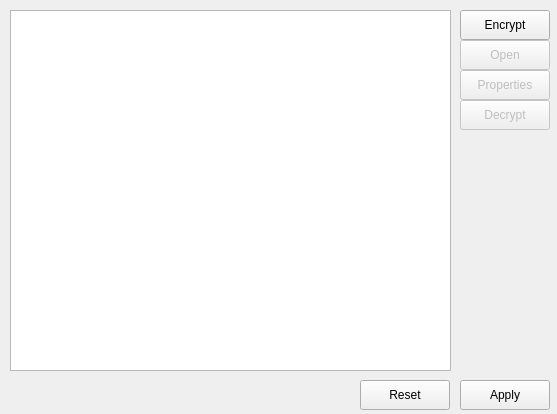
<ui version="4.0" >
 <class>WindowManager</class>
 <widget class="QMainWindow" name="WindowManager" >
  <property name="geometry" >
   <rect>
    <x>0</x>
    <y>0</y>
    <width>557</width>
    <height>414</height>
   </rect>
  </property>
  <property name="windowTitle" >
   <string>Manager</string>
  </property>
  <widget class="QWidget" name="widget" >
   <property name="geometry" >
    <rect>
     <x>0</x>
     <y>0</y>
     <width>557</width>
     <height>414</height>
    </rect>
   </property>
   <widget class="QPushButton" name="manager_reset" >
    <property name="geometry" >
     <rect>
      <x>360</x>
      <y>380</y>
      <width>90</width>
      <height>30</height>
     </rect>
    </property>
    <property name="text" >
     <string>Reset</string>
    </property>
   </widget>
   <widget class="QPushButton" name="manager_apply" >
    <property name="geometry" >
     <rect>
      <x>460</x>
      <y>380</y>
      <width>90</width>
      <height>30</height>
     </rect>
    </property>
    <property name="text" >
     <string>Apply</string>
    </property>
   </widget>
   <widget class="QPushButton" name="manager_crypt" >
    <property name="geometry" >
     <rect>
      <x>460</x>
      <y>10</y>
      <width>90</width>
      <height>30</height>
     </rect>
    </property>
    <property name="text" >
     <string>Encrypt</string>
    </property>
   </widget>
   <widget class="QPushButton" name="manager_properties" >
    <property name="enabled" >
     <bool>false</bool>
    </property>
    <property name="geometry" >
     <rect>
      <x>460</x>
      <y>70</y>
      <width>90</width>
      <height>30</height>
     </rect>
    </property>
    <property name="text" >
     <string>Properties</string>
    </property>
   </widget>
   <widget class="QPushButton" name="manager_decrypt" >
    <property name="enabled" >
     <bool>false</bool>
    </property>
    <property name="geometry" >
     <rect>
      <x>460</x>
      <y>100</y>
      <width>90</width>
      <height>30</height>
     </rect>
    </property>
    <property name="text" >
     <string>Decrypt</string>
    </property>
   </widget>
   <widget class="QPushButton" name="manager_open_close" >
    <property name="enabled" >
     <bool>false</bool>
    </property>
    <property name="geometry" >
     <rect>
      <x>460</x>
      <y>40</y>
      <width>90</width>
      <height>30</height>
     </rect>
    </property>
    <property name="text" >
     <string>Open</string>
    </property>
   </widget>
   <widget class="QTreeView" name="manager_list" >
    <property name="geometry" >
     <rect>
      <x>10</x>
      <y>10</y>
      <width>441</width>
      <height>361</height>
     </rect>
    </property>
   </widget>
  </widget>
 </widget>
 <layoutdefault spacing="6" margin="11" />
 <pixmapfunction>qPixmapFromMimeSource</pixmapfunction>
 <customwidgets>
  <customwidget>
   <class>QMainWindow</class>
   <extends>QWidget</extends>
   <header>qmainwindow.h</header>
   <container>1</container>
  </customwidget>
 </customwidgets>
 <tabstops>
  <tabstop>manager_list</tabstop>
  <tabstop>manager_crypt</tabstop>
  <tabstop>manager_open_close</tabstop>
  <tabstop>manager_properties</tabstop>
  <tabstop>manager_decrypt</tabstop>
  <tabstop>manager_reset</tabstop>
  <tabstop>manager_apply</tabstop>
 </tabstops>
 <resources/>
 <connections/>
</ui>
